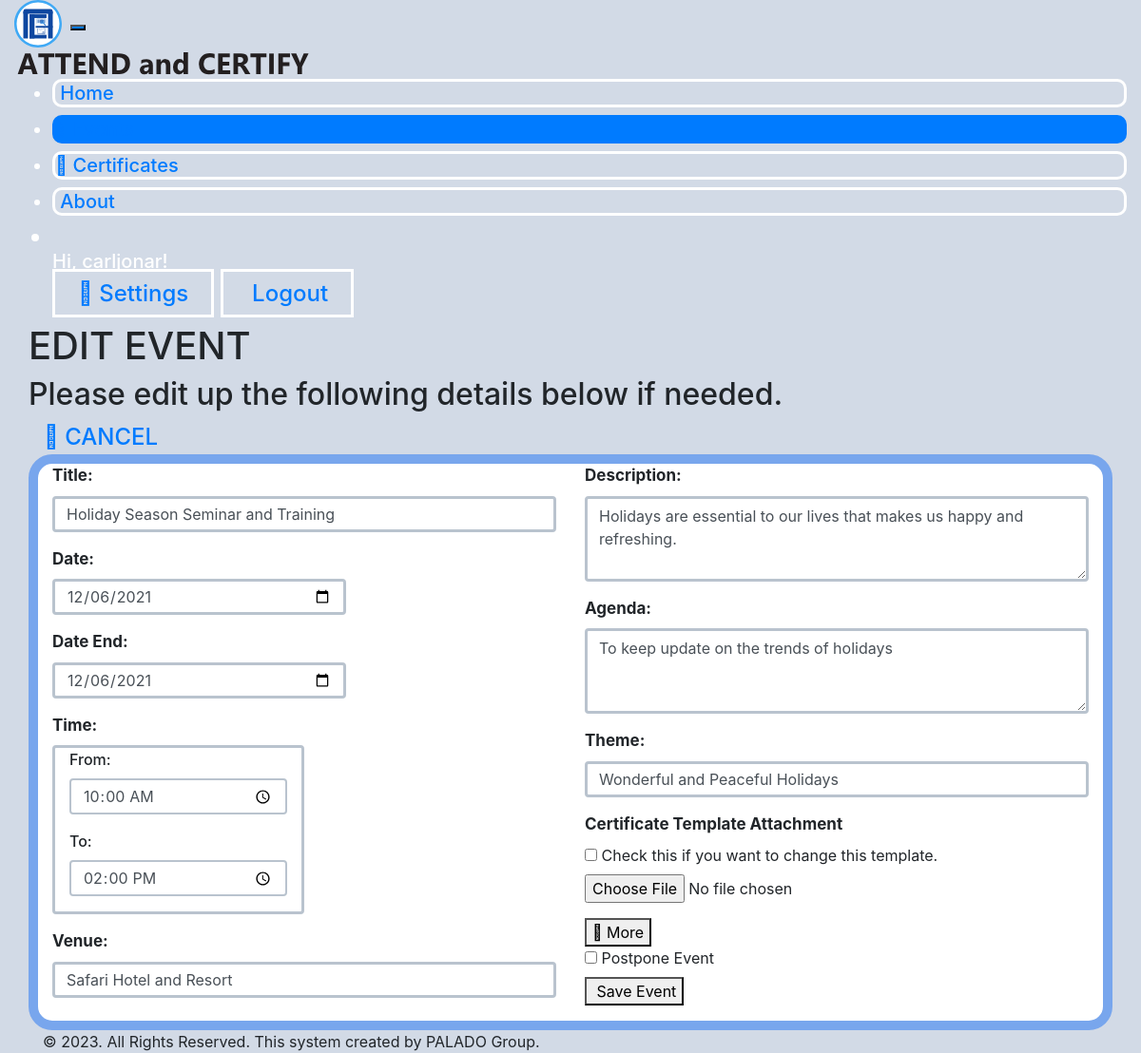
The page /edit-event.php?eventID=6 (signed in) on the database its author committed.
### tables this page shows
CREATE TABLE `events` (
  `ID` int(11) NOT NULL,
  `admin_ID` int(11) NOT NULL,
  `event_title` varchar(500) NOT NULL,
  `date` date NOT NULL,
  `date_end` date DEFAULT NULL,
  `time_inclusive` time NOT NULL,
  `time_conclusive` time NOT NULL,
  `venue` varchar(500) NOT NULL,
  `description` text NOT NULL,
  `agenda` text NOT NULL,
  `theme` varchar(500) NOT NULL,
  `certificate_template` varchar(250) NOT NULL,
  `datetime_added` datetime NOT NULL DEFAULT current_timestamp(),
  `datetime_edited` datetime DEFAULT NULL,
  `status` tinyint(1) NOT NULL DEFAULT 1
);

### validateLogin.php (called while the page is built, shortened)
<?php
    if (isset($_SESSION["username"])) {
        $id = $_SESSION["ID"];
    } else {
        session_unset();
        session_write_close();
        $url = "./login.php";
        header("Location: $url");
    }
?>

### edit-event.php (the view, shortened to what this page needs)
<?php
    include 'validateLogin.php';
    include 'dbConnection.php';
    $editErrorMsg = "error";
    if (isset($_GET['eventID'])) {
    	$eventID = $_GET['eventID'];
    	$eventStmt = $conn->prepare("SELECT * FROM `events` WHERE `admin_ID` = ? AND `ID` = ? AND `status` = 1");
	    $eventStmt->bind_param('ii', $id, $eventID);
	    $eventStmt->execute();
	    $eventInfo =  $eventStmt->get_result();
	    if ($eventInfo->num_rows > 0) {
		    while ($row = $eventInfo->fetch_assoc()) {
				$eventTitle = $row["event_title"];
				$eventDate = $row["date"];
				$eventDateEnd = $row["date_end"];
				$eventTimeInclusive = $row["time_inclusive"];
				$eventTimeConclusive = $row["time_conclusive"];
				$eventVenue = $row["venue"];
				$eventDesciption = $row["description"];
				$eventAgenda = $row["agenda"];
				$eventTheme = $row["theme"];
			}
			$editErrorMsg = "success";
	    } else {
	    	$editErrorMsg = "error";
	    }
    }else{
		$editErrorMsg = "error";
    }
?>
<!DOCTYPE html>
<html>
<head>
	<?php
        include 'style/style.php';
    ?>
</head>
<body class="d-flex flex-column">
	<?php
        include 'model/navbar.php';
    ?>
	<div class="main-body container-fluid flex-grow-1 mt-5">
		<div class="container-fluid px-2 pt-2">
			<div class="w-100 p-3 shadow-sm rounded bg-light text-dark">
                <h1 class="font-weight-bold">EDIT EVENT</h1>
                <h2 class="pl-3 font-weight-normal">Please edit up the following details below if needed.</h2>
            </div>
            <div class="mt-3">
                <a href="events.php" class="ml-3 h4 btn btn-danger btn-lg-add-event rounded-pill"><i class="fa fa-ban"></i> CANCEL</a>
            </div>
            <div class="container shadow-sm p-3 my-2 border-form-override">
            	<?php
            		if ($editErrorMsg == "success") { ?>
	                	<form name="add-event" action="" method="post" enctype="multipart/form-data" onsubmit="return addEventValidation()" class="justify-content-center">
							<div class="row">
		                        <div class="col-sm-6">
		                        	<div class="form-group">
					                    <label for="title" class="label-add-edit-event">
					                    	Title: <span class="required error" id="title-info"></span>
					                	</label>
					                    <input type="text" class="form-control" name="title" id="title" placeholder="Title" value="<?php echo $eventTitle;?>">
					                </div>
							 		<div class="form-group">
					                    <label for="eventDate" class="label-add-edit-event">
				                    		Date: <span class="required error" id="date-info"></span>
				                    	</label>
					                    <input type="date" class="form-control col-sm-7" name="eventDate" id="eventDate" value="<?php echo $eventDate;?>" onchange="dateValidation(this.value, true)" onchange="dateValidation(this.value, true)">
					                </div>
									<div class="form-group">
										<label for="eventDateEnd" class="label-add-edit-event">
											Date End: <span class="required error" id="date-end-info"></span>
										</label>
										<input type="date" class="form-control col-sm-7" name="eventDateEnd" id="eventDateEnd" value="<?php echo $eventDateEnd;?>" onchange="dateValidation(this.value, false)" onchange="dateValidation(this.value, false)">
									</div>
					                <div class="form-group">
					                	<label for="time" class="label-add-edit-event">Time:</label>
						                <div class="col-sm-6 p-2 time-event">
							                <div class="form-group">
							                    <label for="inclusiveTime" class="label-add-edit-event">
							                    	From: <span class="required error" id="inclusiveTime-info"></span>
							                    </label>
							                    <input type="time" class="form-control event-time w-100" name="inclusiveTime" id="inclusiveTime" value="<?php echo $eventTimeInclusive;?>" onchange="timeValidationInclusive()" oninput="timeValidationInclusive()"  onchange="dateValidation(this.value, true)" onchange="dateValidation(this.value, true)">
							                </div>
							                <div class="form-group">
							                	<label for="conclusiveTime" class="label-add-edit-event">
							                		To: <span class="required error" id="conclusiveTime-info"></span>
							                	</label>
							                	<input type="time" class="form-control event-time w-100" name="conclusiveTime" id="conclusiveTime" value="<?php echo $eventTimeConclusive;?>" onchange="timeValidationConclusive()" oninput="timeValidationConclusive()">
							                </div>
						                </div>
					                </div>
					                <div class="form-group">
					                    <label for="venue" class="label-add-edit-event">
					                    	Venue: <span class="required error" id="venue-info"></span>
					                    </label>
					                    <input type="text" class="form-control" name="venue" id="venue" placeholder="Venue" value="<?php echo $eventVenue;?>">
					                </div>
		                        </div>
		                        <div class="col-sm-6">
		                        	<div class="form-group">
					                    <label for="description" class="label-add-edit-event">
					                    	Description:  <span class="required error" id="description-info"></span>
					                    </label>
					                    <textarea class="form-control" rows="3" name="description" id="description" placeholder="Description"><?php echo $eventDesciption;?></textarea>
					                </div>
					                <div class="form-group">
					                    <label for="agenda" class="label-add-edit-event">
					                    	Agenda:  <span class="required error" id="agenda-info"></span>
					                    </label>
					                    <textarea class="form-control" rows="3" name="agenda" id="agenda" placeholder="Agenda"><?php echo $eventAgenda;?></textarea>
					                </div>
					                <div class="form-group">
					                    <label for="theme" class="label-add-edit-event">
				                    		Theme:  <span class="required error" id="theme-info"></span>
					                    </label>
					                    <input type="text" class="form-control" name="theme" id="theme" placeholder="Theme"  value="<?php echo $eventTheme;?>">
					                </div>
					                <div class="form-group">
										<label for="cert-attachment" class="label-add-edit-event">Certificate Template Attachment</label>
										<div class="custom-control custom-checkbox mb-1">
											<input type="checkbox" class="custom-control-input" id="changeCertTemplateCheckbox" name="changeCertTemplateCheckbox">
											<label class="custom-control-label" for="changeCertTemplateCheckbox">Check this if you want to change this template.</label>
										</div>
										<div id="certTemplateFormGroup">
											<input type="file" name="certAttachment" id="certAttachment">
										</div>
					                </div>
					                <div class="form-group text-center">
					                	<div class="btn-group mt-1">
					                		<button type="button" class="btn btn-secondary btn-lg rounded-pill" data-toggle="dropdown" aria-haspopup="true" aria-expanded="false"><i class="fas fa-ellipsis-v"></i> More</button>
					                		<div class="dropdown-menu dropdown-menu-right p-2">
					                			<div class="custom-control custom-checkbox">
					                				<input type="checkbox" class="custom-control-input" id="postponeEvent" name="postponeEvent">
					                				<label class="custom-control-label" for="postponeEvent">Postpone Event</label>
					                			</div>
					                		</div>
					                	</div>
					                	<button type="submit" name="editevent-btn" id="editevent-btn" value="Edit Event" class="btn btn-success btn-lg rounded-pill mt-1"><i class="fas fa-save"></i> Save Event</button>
					                </div>
		                        </div>
		                    </div>
        				</form>
            		<?php }
            	?>
            </div>
		</div>
	</div>
	<?php
        include 'model/footer.php';
    ?>
</body>
</html>

### style/style.css (style rules this page uses)
body,html { height: 100%; }
body { min-height: 100vh; height: 100%; background-color: #d2dae6; }
.btn-lg-add-event { font-weight: 500; padding: .5rem 1rem; font-size: 1.5rem; line-height: 1.5; border-radius: .3rem; }
.border-form-override { background-color: white; border: 10px solid #78a6ed!important; border-radius: 25px; }
.label-add-edit-event { font-weight: 650; font-size: 17px; }
.form-control { border: 3px solid #b9c3ce; }
.time-event { border: 3px solid #b9c3ce; border-radius: .25rem; }
.time-event .label-add-edit-event { font-weight: 500; font-size: 16px; }
input.form-control.event-time.w-100 { border: 2px solid #b9c3ce; }
.w-100.p-3.rounded.bg-light.text-dark, .response { border-radius: 1.25rem!important; }

### rows shown on the page
events: title "Holiday Season Seminar and Training", eventDate "12/06/2021", eventDateEnd "12/06/2021", inclusiveTime "10:00:00", conclusiveTime "14:00:00", venue "Safari Hotel and Resort", description "Holidays are essential to our lives that makes us happy and refreshing.", agenda "To keep update on the trends of holidays", theme "Wonderful and Peaceful Holidays"

### other values the page prints
$adminAccountName "carljonar"
